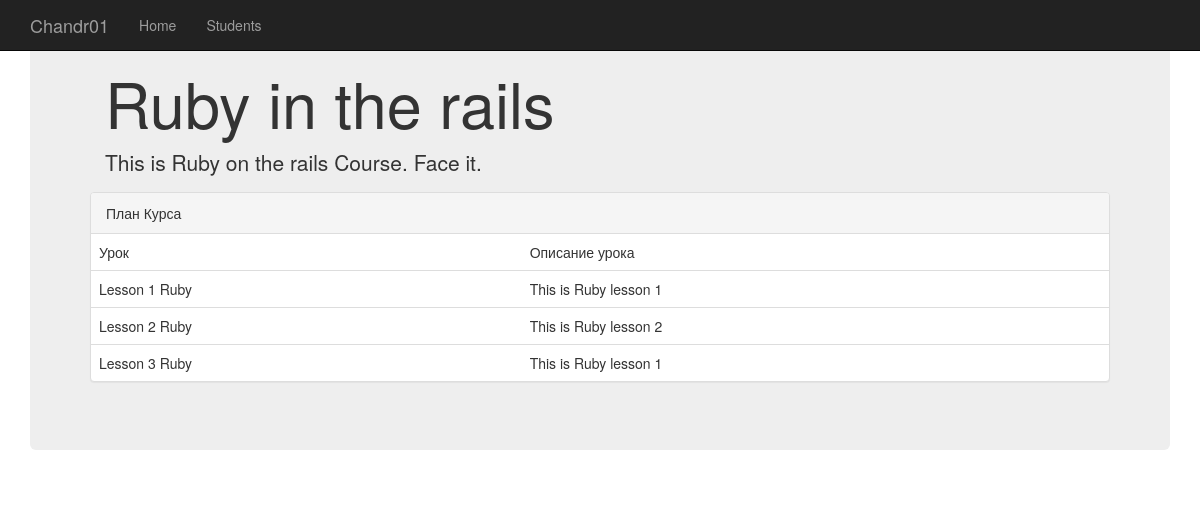
/course/3, run on the app's committed database.
### course/models.py (models this page shows, shortened)
class Course(models.Model):
    name = models.CharField(max_length=255)
    short_description = models.CharField(max_length=255)
    description = models.TextField(max_length=2000)
    coach = models.ForeignKey(Coach, null=True, related_name='coach_courses')
    assistant = models.ForeignKey(Coach, null=True, related_name='assistant_courses')

class Lesson(models.Model):
    subject = models.CharField(max_length=255)
    description = models.TextField(max_length=2000)
    course = models.ForeignKey(Course, null=True)
    order = models.PositiveIntegerField(null=True, unique=True)

### course/views.py (the view)
# urls.py: url(r'^course/(?P<identer>\d+)$', views.course_description),
def course_description(request, identer):
    course = Course.objects.get(id=identer)
    lessons = Lesson.objects.filter(course=course)
    return render(request, 'course/details.html', {'course': course,
                                           'lessons': lessons})

### course/templates/course/details.html (shortened to what this page needs)
<!DOCTYPE html>
<html lang="en">
  <head>
    <link href="../static/boostrap/css/bootstrap.css" rel="stylesheet">
    <link href="../static/boostrap/css/bootstrap.css" rel="stylesheet">
  </head>
  <body>
    <div class="navbar navbar-inverse navbar-fixed-top" role="navigation">
      <div class="container">
        <div class="navbar-header">
          <a class="navbar-brand" href="#">Chandr01</a>
        </div>
        <div class="collapse navbar-collapse">
          <ul class="nav navbar-nav">
            <li class=""><a href="/">Home</a></li>
            <li><a href="/students/?id={{course.id}}">Students</a></li>
          </ul>
        </div>
      </div>
    </div>
    <div class="container">
      <div class="jumbotron">
      <div class="container">
        <h1>{{ course.name }}</h1>
        <p>{{ course.description }}</p>
      </div>
          <div class="panel panel-default">
          <div class="panel-heading">План Курса</div>
          <table class="table">
              <tr>
                <td>Урок</td><td>Описание урока</td>
              </tr>
                {% for i in lessons %}
                <tr>
                      <td>{{ i.subject }}</a></td><td>{{ i.description }}</td>
                </tr>
                {% endfor %}
          </table>
          </div>
    </div>
    </div>
  </body>
</html>

### data on the page
Course: name "Ruby in the rails", description "This is Ruby on the rails Course. Face it."
Lesson: subject "Lesson 1 Ruby", description "This is Ruby lesson 1"
Lesson: subject "Lesson 2 Ruby", description "This is Ruby lesson 2"
Lesson: subject "Lesson 3 Ruby", description "This is Ruby lesson 1"
